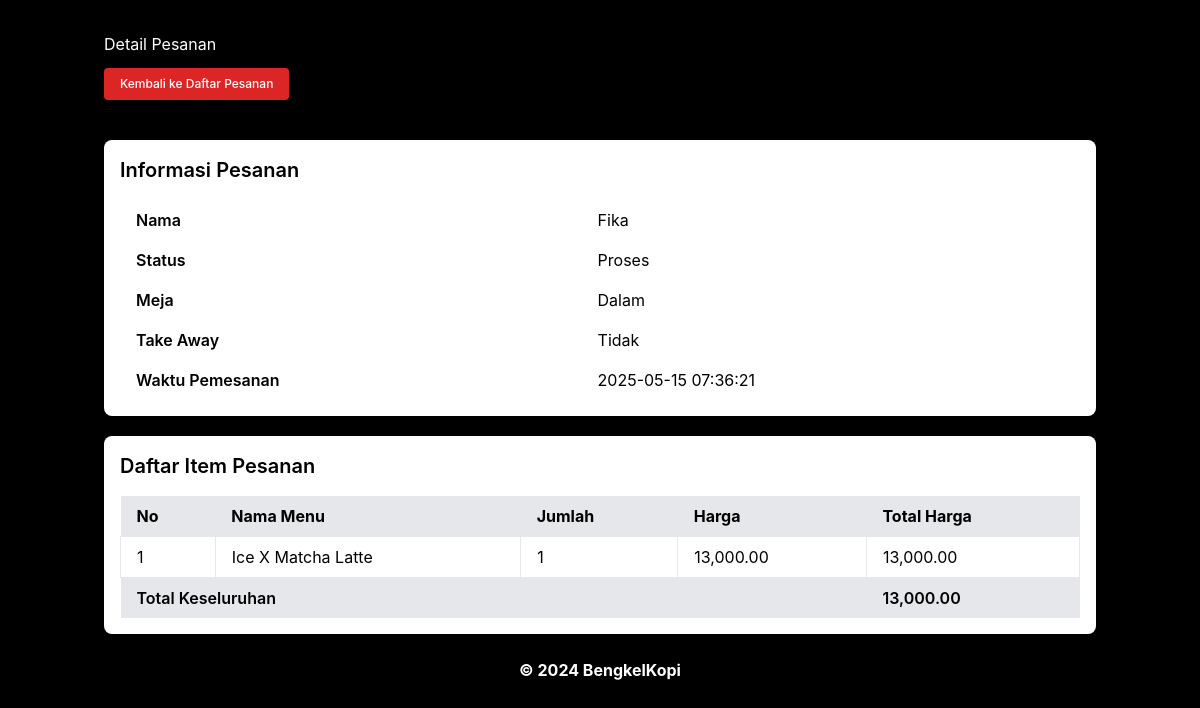
The app's page /detail_pesanan.php?id=11 with its own data.
### tables this page shows
CREATE TABLE `pesanan` (
  `id` int(11) NOT NULL,
  `nama` varchar(255) NOT NULL,
  `meja` enum('luar','dalam') NOT NULL,
  `take_away` enum('ya','tidak') NOT NULL DEFAULT 'tidak',
  `status` enum('proses','selesai') NOT NULL DEFAULT 'proses',
  `waktu_pemesanan` datetime NOT NULL
);

CREATE TABLE `orders` (
  `id` int(11) NOT NULL,
  `id_pesanan` int(11) NOT NULL,
  `id_menu` int(11) NOT NULL,
  `jumlah` int(11) NOT NULL
);

CREATE TABLE `menus` (
  `id` int(11) NOT NULL,
  `nama` varchar(255) DEFAULT NULL,
  `harga` double DEFAULT NULL,
  `status` enum('on','off') DEFAULT 'off',
  `qr_code` varchar(255) DEFAULT NULL
);

### detail_pesanan.php (the view, shortened to what this page needs)
<?php
include 'backend/connection.php';
if (isset($_GET['id']) && is_numeric($_GET['id'])) {
    $id = $_GET['id'];
    $sql = "SELECT id, nama, status, meja, take_away, waktu_pemesanan
            FROM pesanan
            WHERE id = ?";
    $stmt = $conn->prepare($sql);
    $stmt->bind_param("i", $id);
    $stmt->execute();
    $result = $stmt->get_result();
    if ($result->num_rows > 0) {
        $row = $result->fetch_assoc();
    } else {
        echo "Pesanan tidak ditemukan.";
        exit;
    }
    $sqlItems = "SELECT o.id_menu, o.jumlah, m.nama AS nama_menu, m.harga
                 FROM orders o
                 JOIN menus m ON o.id_menu = m.id
                 WHERE o.id_pesanan = ?";
    $stmtItems = $conn->prepare($sqlItems);
    $stmtItems->bind_param("i", $id);
    $stmtItems->execute();
    $resultItems = $stmtItems->get_result();
} else {
    echo "ID pesanan tidak valid.";
    exit;
}
?>
<!DOCTYPE html>
<html lang="en">
<head>
    <link href="src/output.css" rel="stylesheet">
</head>
<body class="bg-black text-white">
    <div class="container mx-auto p-4 mt-4">
        <h1 class="mb-3">Detail Pesanan</h1>
        <a href="lihat-pesanan.php" class="inline-block rounded bg-red-600 px-4 py-2 mb-5 text-xs font-medium text-white hover:bg-indigo-700">Kembali ke Daftar Pesanan</a>
        <div class="bg-white text-black rounded-lg shadow-lg w-full mx-auto p-4 mt-5">
            <h2 class="mb-4 text-xl font-semibold">Informasi Pesanan</h2>
            <table class="table-auto w-full">
                <tbody>
                    <tr>
                        <td class="px-4 py-2 font-semibold">Nama</td>
                        <td class="px-4 py-2"><?= ucwords(htmlspecialchars($row['nama'])); ?></td>
                    </tr>
                    <tr>
                        <td class="px-4 py-2 font-semibold">Status</td>
                        <td class="px-4 py-2"><?= ucwords(htmlspecialchars($row['status'])); ?></td>
                    </tr>
                    <tr>
                        <td class="px-4 py-2 font-semibold">Meja</td>
                        <td class="px-4 py-2"><?= ucwords(htmlspecialchars($row['meja'])); ?></td>
                    </tr>
                    <tr>
                        <td class="px-4 py-2 font-semibold">Take Away</td>
                        <td class="px-4 py-2"><?= $row['take_away'] == 'ya' ? 'Ya' : 'Tidak'; ?></td>
                    </tr>
                    <tr>
                        <td class="px-4 py-2 font-semibold">Waktu Pemesanan</td>
                        <td class="px-4 py-2"><?= ucwords(htmlspecialchars($row['waktu_pemesanan'])); ?></td>
                    </tr>
                </tbody>
            </table>
        </div>
        <div class="bg-white text-black rounded-lg shadow-lg w-full mx-auto p-4 mt-5">
            <h2 class="mb-4 text-xl font-semibold">Daftar Item Pesanan</h2>
            <div class="overflow-x-auto">
                <table class="table-auto w-full min-w-max">
                    <thead>
                        <tr class="bg-gray-200">
                            <th class="px-4 py-2 text-left">No</th>
                            <th class="px-4 py-2 text-left">Nama Menu</th>
                            <th class="px-4 py-2 text-left">Jumlah</th>
                            <th class="px-4 py-2 text-left">Harga</th>
                            <th class="px-4 py-2 text-left">Total Harga</th>
                        </tr>
                    </thead>
                    <tbody>
                        <?php
                        $no = 1;
                        $totalPesanan = 0;
                        if ($resultItems->num_rows > 0) {
                            while ($item = $resultItems->fetch_assoc()) {
                                $namaMenu = ucwords(htmlspecialchars($item['nama_menu']));
                                $jumlah = (int) $item['jumlah'];
                                $harga = (float) $item['harga'];
                                $totalHargaItem = $jumlah * $harga;
                                echo "<tr>";
                                echo "<td class='border px-4 py-2'>" . $no++ . "</td>";
                                echo "<td class='border px-4 py-2'>{$namaMenu}</td>";
                                echo "<td class='border px-4 py-2'>{$jumlah}</td>";
                                echo "<td class='border px-4 py-2'>" . number_format($harga, 2) . "</td>";
                                echo "<td class='border px-4 py-2'>" . number_format($totalHargaItem, 2) . "</td>";
                                echo "</tr>";
                                $totalPesanan += $totalHargaItem;
                            }
                        } else {
                            echo "<tr><td colspan='5' class='border px-4 py-2 text-center'>Tidak ada item pesanan</td></tr>";
                        }
                        ?>
                        <tr class="bg-gray-200 font-semibold">
                            <td colspan="4" class="px-4 py-2 text-left">Total Keseluruhan</td>
                            <td class="px-4 py-2"><?= number_format($totalPesanan, 2); ?></td>
                        </tr>
                    </tbody>
                </table>
            </div>
        </div>
    </div>
    <footer class="py-2 text-center font-bold text-white">&copy; 2024 BengkelKopi</footer>
</body>
</html>

### records on screen
pesanan: nama "Fika", status "Proses", meja "Dalam", waktu_pemesanan "2025-05-15 07:36:21"
orders: id_menu.nama "Ice X Matcha Latte", jumlah "1", id_menu.harga "13,000.00", jumlah.harga "13,000.00"

### other values on screen
$totalPesanan "13,000.00"
